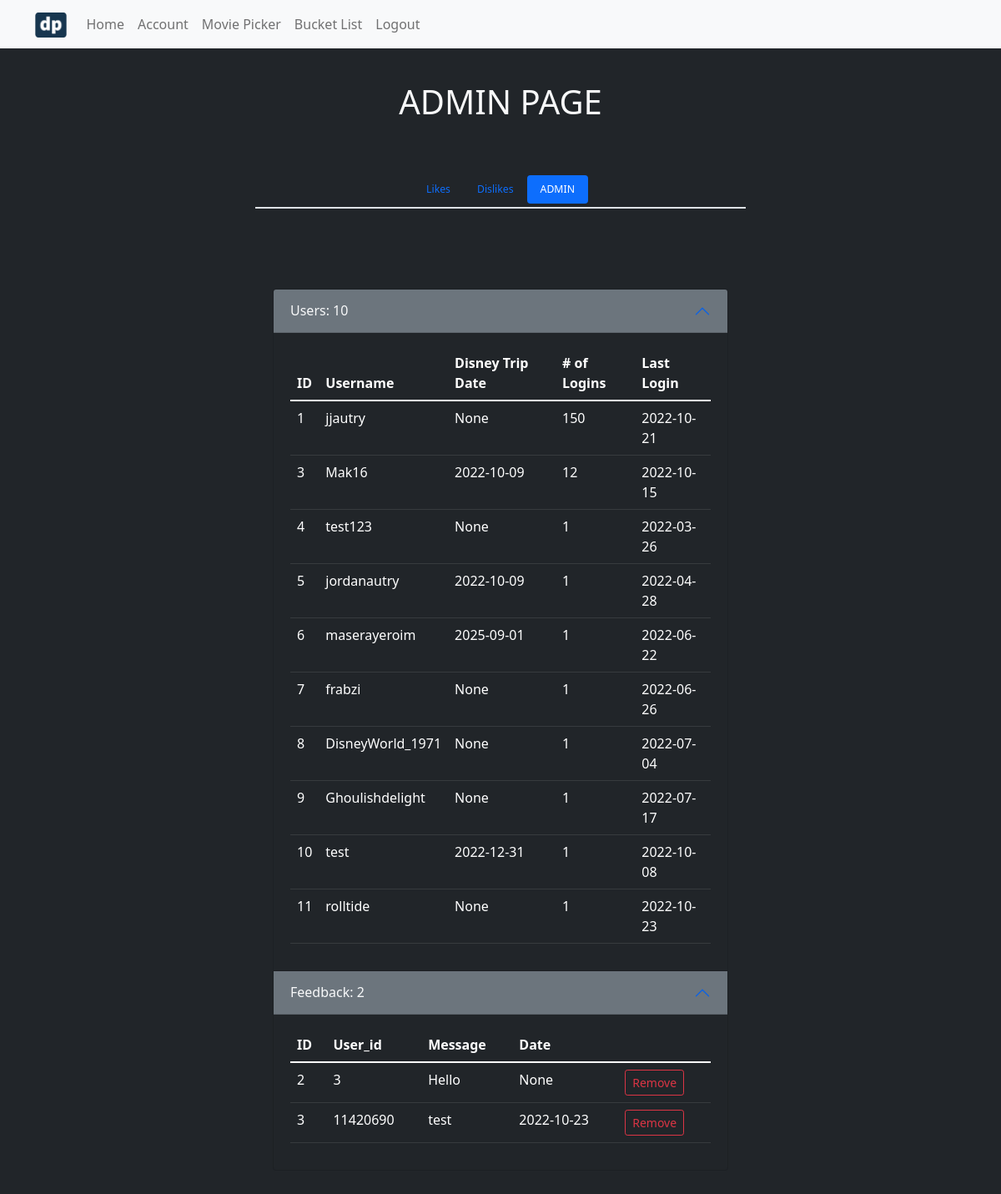
The page /admin (signed in) on the database its author committed.
### models.py (models this page shows, shortened)
class UserModel(UserMixin, db.Model):
	__tablename__ = 'users'
	id = db.Column(db.Integer, primary_key=True)
	email = db.Column(db.String(80), unique=True)
	username = db.Column(db.String(100), unique=True)
	password_hash = db.Column(db.String())
	disney_date = db.Column(db.Date())
	num_logins = db.Column(db.Integer, default=0)
	last_login = db.Column(db.Date())

class FeedbackDB(db.Model):
	__tablename__ = 'feedback'
	id = db.Column(db.Integer, primary_key=True)
	user_id = db.Column(db.Integer, nullable=False)
	message = db.Column(db.String, nullable=False)
	date = db.Column(db.Date())

### dis_picker4web.py (the view)
@app.route('/admin')
@login_required
def admin():
    if current_user.id == 1:
        users = UserModel.query.all()
        feedback = FeedbackDB.query.all()
        user_count = UserModel.query.count()
        feedback_count = FeedbackDB.query.count()
        return render_template("admin.html", users=users, feedback=feedback, user_count=user_count,
                               feedback_count=feedback_count)
    else:
        return redirect("/")

### models.py (called while the page is built)
@login.user_loader
def load_user(id):
	return UserModel.query.get(int(id))

### templates/admin.html (shortened to what this page needs)
{% extends "base.html" %}
{% block nav %}
<nav class="navbar navbar-expand-md navbar-light bg-light">
	<div class="container-lg">
		<a class="navbar-brand" href="/">
		<img src="/static/dp_logo.png" alt="" width="37.5" height="30">
		  </a>
		<div class="collapse navbar-collapse" id="navbarNavAltMarkup">
		<div class="navbar-nav">
		  <a class="nav-link" aria-current="page" href="/">Home</a>
		  {% if current_user.is_authenticated %}
		  <a class="nav-link" href="/user-page">Account</a>
		  {% else %}
		  <a class="nav-link" href="/login">Login / Sign-up</a>
		  {% endif %}
		  <a class="nav-link" href="/studio">Movie Picker</a>
		  <a href="/bucket-list" class="nav-link">Bucket List</a>
		  {% if current_user.is_authenticated %}
		  <a href="/logout" class="nav-link">Logout</a>
		  {% endif %}
		</div>
	  </div>
	</div>
</nav>
{% endblock %}
{% block content %}
<section id="userInfo">
    <div class="row justify-content-center pt-4">
        <div class="col-6 col-md-3 text-center">
            <p class="display-6 text-light">
                ADMIN PAGE
            </p>
        </div>
    </div>
    <div class="row justify-content-center">
            <div class="col-12 col-md-6 pt-5">
                <ul class="nav nav-pills justify-content-center pb-1 border-bottom border-2">
                    <li class="nav-item small">
                      <a class="nav-link small" aria-current="page" href="../user-page/likes">Likes</a>
                    </li>
                    <li class="nav-item small">
                      <a class="nav-link small" href="../user-page/dislikes">Dislikes</a>
                    </li>
                    {% if current_user.id == 1 %}
                    <li class="nav-item small">
                        <a href="#" class="nav-link active small">ADMIN</a>
                    </li>
                    {% endif %}
                </ul>
            </div>
</section>
<section id="userContent">
    <div class="container-md">
        <div class="row justify-content-center my-5">
            <div class="col-12 col-md-6">
                <div class="accordion accordian-flush pt-5" id="accordionExample">
                    <div class="accordion-item bg-dark">
                      <h2 class="accordion-header" id="headingOne">
                        <button class="accordion-button bg-secondary text-light" type="button" data-bs-toggle="collapse" data-bs-target="#collapseOne" aria-expanded="false" aria-controls="collapseOne">
                          Users: {{ user_count }}
                        </button>
                      </h2>
                      <div id="collapseOne" class="accordion-collapse" aria-labelledby="headingOne" data-bs-parent="#accordionExample">
                        <div class="accordion-body">
                            <table class="table table-dark table-hover">
								<thead>
									<tr>
									  <th scope="col">ID</th>
									  <th scope="col">Username</th>
									  <th scope="col">Disney Trip Date</th>
									  <th scope="col"># of Logins</th>
									  <th scope="col">Last Login</th>
									</tr>
								  </thead>
                                {% for row in users %}
                                <tr>
                                    <td>{{ row.id }}</td>
									<td>{{ row.username }}</td>
									<td>{{ row.disney_date }}</td>
									<td>{{ row.num_logins }}</td>
									<td>{{ row.last_login }}</td>
                                </tr>
                                {% endfor %}
                            </table>
                        </div>
                      </div>
                    </div>
                    <div class="accordion-item bg-dark">
                    	<h2 class="accordion-header" id="headingTwo">
                        <button class="accordion-button bg-secondary text-light" type="button" data-bs-toggle="collapse" data-bs-target="#collapseTwo" aria-expanded="false" aria-controls="collapseTwo">
                          Feedback: {{ feedback_count }}
                        </button>
                      	</h2>
                      <div id="collapseTwo" class="accordion-collapse" aria-labelledby="headingTwo" data-bs-parent="#accordionExample">
                        <div class="accordion-body">
                            <table class="table table-dark table-hover">
								<thead>
									<tr>
									  <th scope="col">ID</th>
									  <th scope="col">User_id</th>
									  <th scope="col">Message</th>
									  <th scope="col">Date</th>
									</tr>
								  </thead>
                                {% for row in feedback %}
                                <tr>
                                    <td>{{ row.id }}</td>
									<td>{{ row.user_id }}</td>
									<td>{{ row.message }}</td>
									<td>{{ row.date }}</td>
                  <td><button class="btn btn-sm btn-outline-danger" onclick="location.href = '/remove/feedback/{{row.id}}'">Remove</button></td>
                                </tr>
                                {% endfor %}
                            </table>
                        </div>
                        </div>
                    </div>
                </div>
            </div>
        </div>
    </div>
</section>
{% endblock %}

### rows shown on the page
UserModel: id "1", username "jjautry", disney_date "None", num_logins "150", last_login "2022-10-21"
UserModel: id "3", username "Mak16", disney_date "2022-10-09", num_logins "12", last_login "2022-10-15"
UserModel: id "4", username "test123", disney_date "None", num_logins "1", last_login "2022-03-26"
UserModel: id "5", username "jordanautry", disney_date "2022-10-09", num_logins "1", last_login "2022-04-28"
UserModel: id "6", username "maserayeroim", disney_date "2025-09-01", num_logins "1", last_login "2022-06-22"
UserModel: id "7", username "frabzi", disney_date "None", num_logins "1", last_login "2022-06-26"
UserModel: id "8", username "DisneyWorld_1971", disney_date "None", num_logins "1", last_login "2022-07-04"
UserModel: id "9", username "Ghoulishdelight", disney_date "None", num_logins "1", last_login "2022-07-17"
UserModel: id "10", username "test", disney_date "2022-12-31", num_logins "1", last_login "2022-10-08"
UserModel: id "11", username "rolltide", disney_date "None", num_logins "1", last_login "2022-10-23"
FeedbackDB: id "2", user_id "3", message "Hello", date "None"
FeedbackDB: id "3", user_id "11420690", message "test", date "2022-10-23"

### other values the page prints
{{ user_count }} "10"
{{ feedback_count }} "2"
